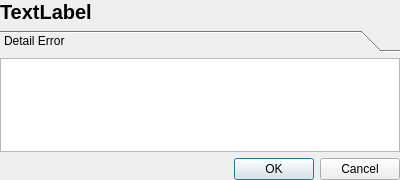
<?xml version="1.0" encoding="UTF-8"?>
<ui version="4.0">
 <class>Dialog</class>
 <widget class="QDialog" name="Dialog">
  <property name="geometry">
   <rect>
    <x>0</x>
    <y>0</y>
    <width>400</width>
    <height>180</height>
   </rect>
  </property>
  <property name="sizePolicy">
   <sizepolicy hsizetype="Fixed" vsizetype="Fixed">
    <horstretch>0</horstretch>
    <verstretch>0</verstretch>
   </sizepolicy>
  </property>
  <property name="windowTitle">
   <string>Dialog</string>
  </property>
  <layout class="QVBoxLayout" name="verticalLayout_2">
   <property name="leftMargin">
    <number>0</number>
   </property>
   <property name="topMargin">
    <number>0</number>
   </property>
   <property name="rightMargin">
    <number>0</number>
   </property>
   <property name="bottomMargin">
    <number>0</number>
   </property>
   <item>
    <widget class="QLabel" name="lbl_error">
     <property name="font">
      <font>
       <pointsize>15</pointsize>
       <weight>75</weight>
       <bold>true</bold>
      </font>
     </property>
     <property name="text">
      <string>TextLabel</string>
     </property>
    </widget>
   </item>
   <item>
    <widget class="QToolBox" name="toolBox">
     <property name="currentIndex">
      <number>0</number>
     </property>
     <widget class="QWidget" name="page_error">
      <property name="geometry">
       <rect>
        <x>0</x>
        <y>0</y>
        <width>388</width>
        <height>74</height>
       </rect>
      </property>
      <attribute name="label">
       <string>Detail Error</string>
      </attribute>
      <layout class="QVBoxLayout" name="verticalLayout">
       <property name="leftMargin">
        <number>0</number>
       </property>
       <property name="topMargin">
        <number>0</number>
       </property>
       <property name="rightMargin">
        <number>0</number>
       </property>
       <property name="bottomMargin">
        <number>0</number>
       </property>
       <item>
        <widget class="QTextEdit" name="txt_error"/>
       </item>
      </layout>
     </widget>
    </widget>
   </item>
   <item>
    <widget class="QDialogButtonBox" name="buttonBox">
     <property name="orientation">
      <enum>Qt::Horizontal</enum>
     </property>
     <property name="standardButtons">
      <set>QDialogButtonBox::Cancel|QDialogButtonBox::Ok</set>
     </property>
    </widget>
   </item>
  </layout>
 </widget>
 <resources/>
 <connections>
  <connection>
   <sender>buttonBox</sender>
   <signal>accepted()</signal>
   <receiver>Dialog</receiver>
   <slot>accept()</slot>
   <hints>
    <hint type="sourcelabel">
     <x>248</x>
     <y>254</y>
    </hint>
    <hint type="destinationlabel">
     <x>157</x>
     <y>274</y>
    </hint>
   </hints>
  </connection>
  <connection>
   <sender>buttonBox</sender>
   <signal>rejected()</signal>
   <receiver>Dialog</receiver>
   <slot>reject()</slot>
   <hints>
    <hint type="sourcelabel">
     <x>316</x>
     <y>260</y>
    </hint>
    <hint type="destinationlabel">
     <x>286</x>
     <y>274</y>
    </hint>
   </hints>
  </connection>
 </connections>
</ui>
